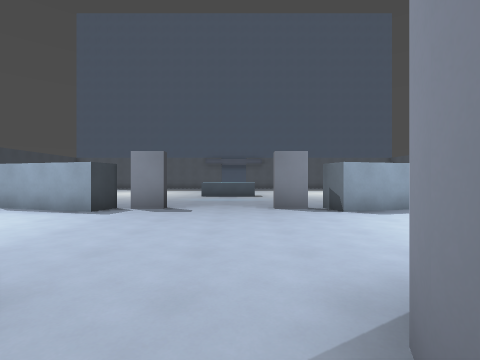
view 1 (above)

24 first-person views from a walk through a 3-D level made in the Godot game engine. The camera is 1.4 m above the floor, looks level and sees 85° across. The floor is counted in squares, 2 m on a side. Each view is taken from the middle of a square. On the plan, view 1 faces up. The plan holds only what a view shows up to about 9 squares ahead; the rest is blank. The place goes on beyond the plan.

view 2
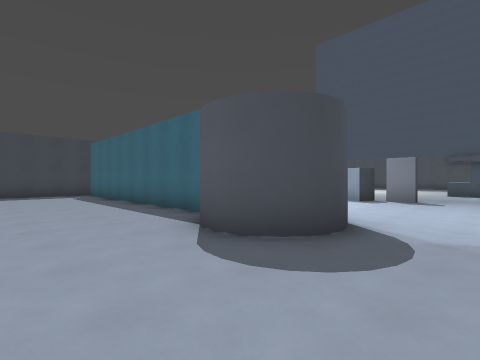

view 3
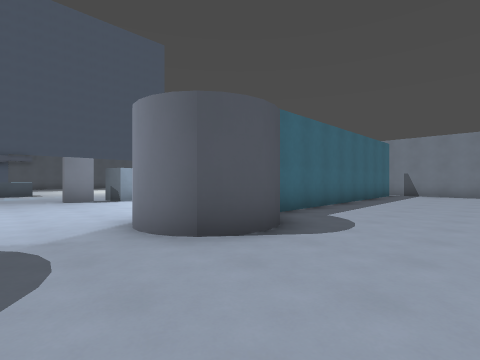

view 4
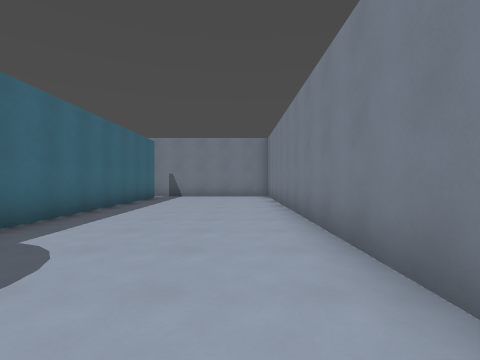

view 5
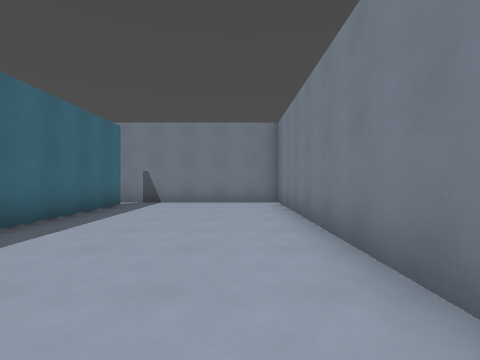

view 6
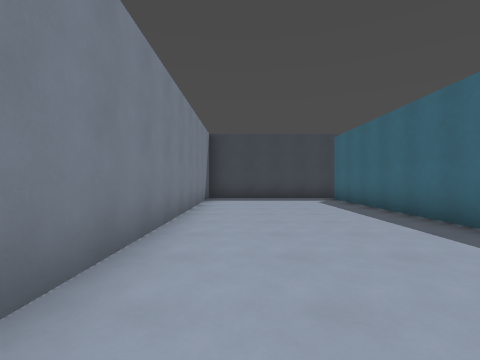

view 7
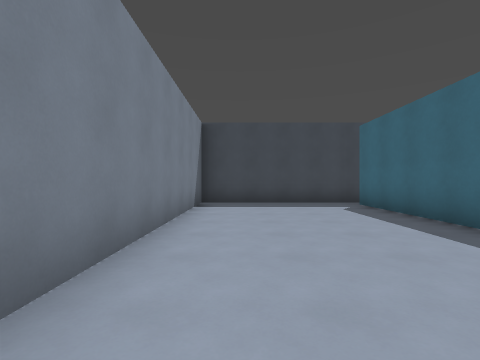

view 8
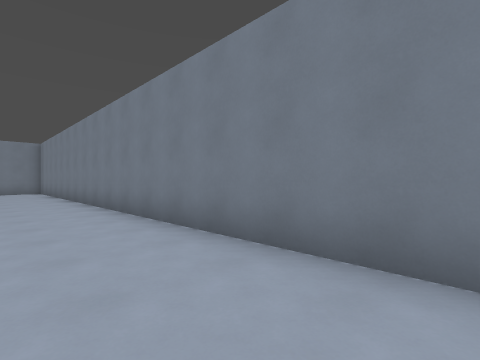

view 9
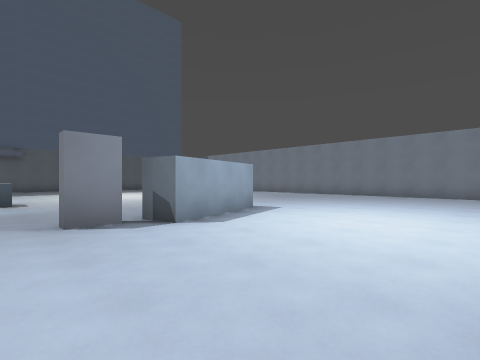

view 10
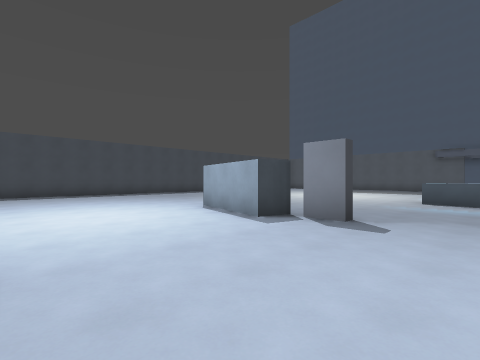

view 11
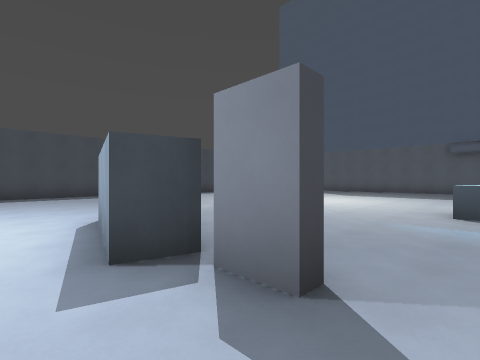

view 12
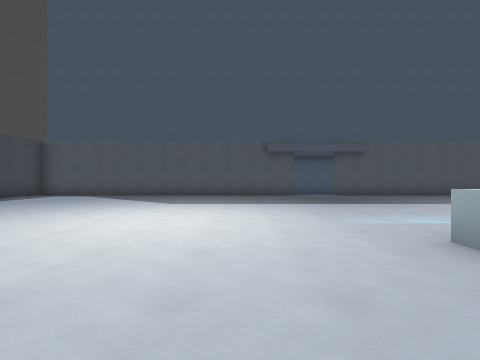

view 13
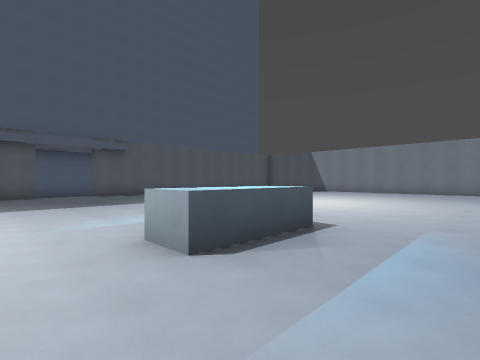

view 14
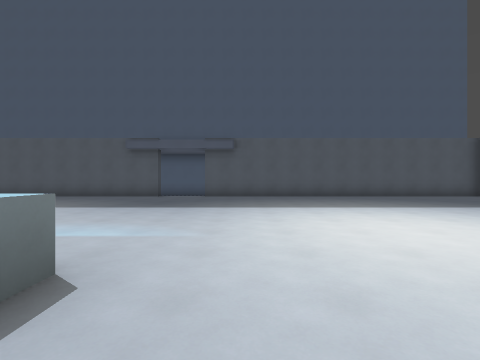

view 15
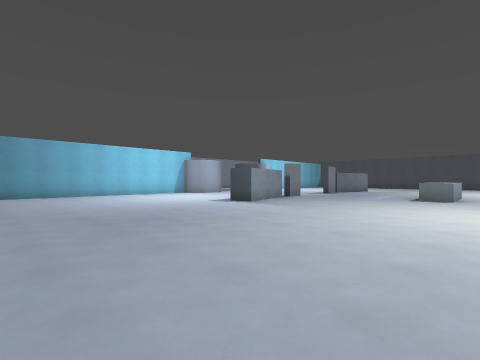

view 16
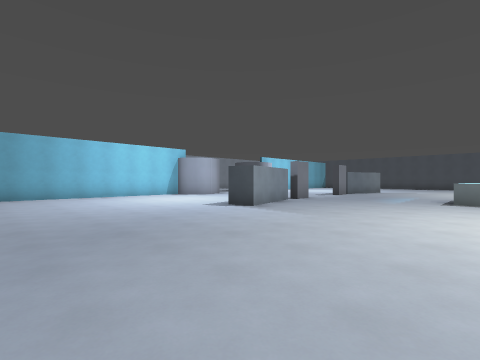

view 17
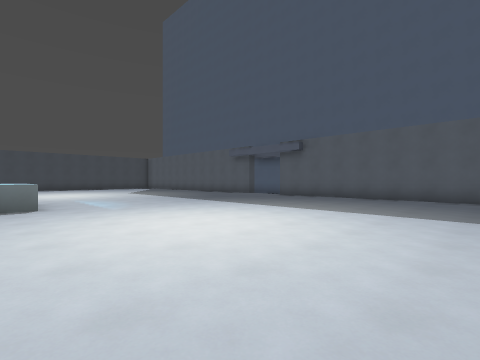

view 18
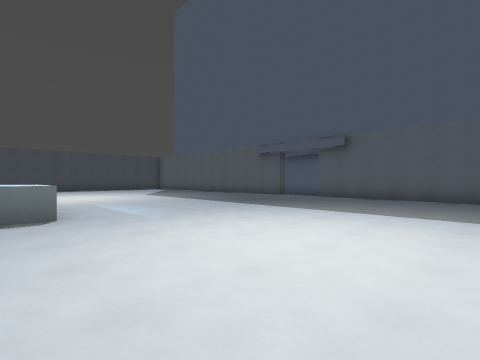

view 19
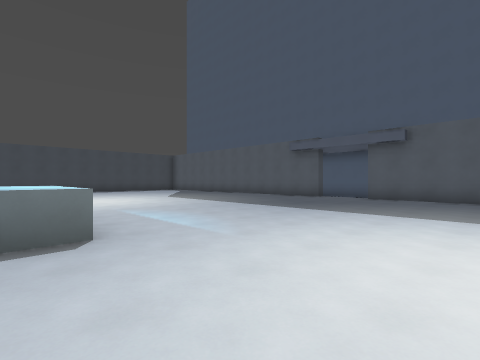

view 20
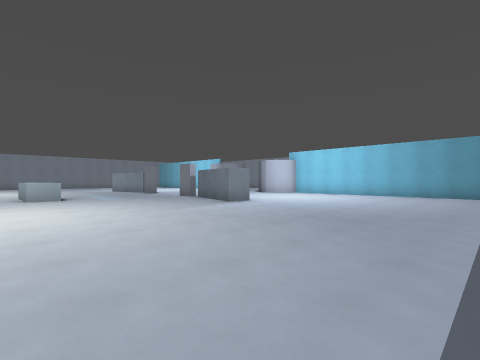

view 21
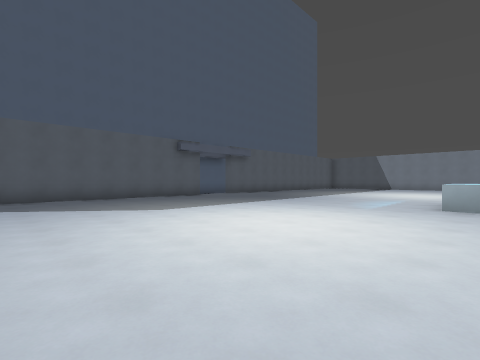

view 22
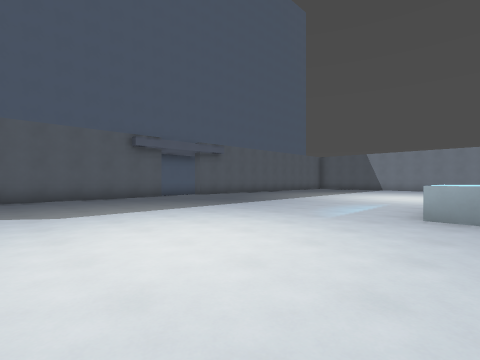

view 23
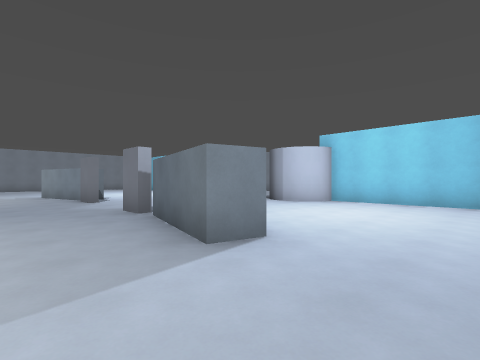

view 24
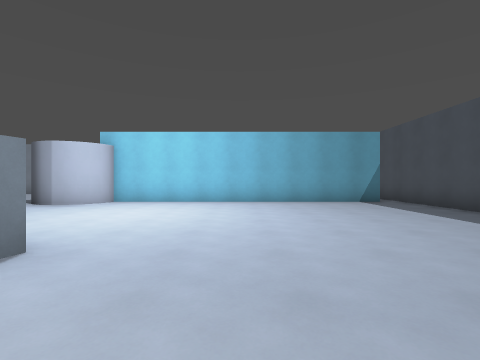

### Floor plan
Points are (right, up) in squares from view 1. A wall is a line through its corners. A room is listed if a view was taken in it or the views show most of it. See-through windows are left out.
Room 1 (views 1, 2, 3, 4, 5, 6, 7, 8)
walls: (-2.1, -0.5) (-2.6, -0.7) (-3.2, -0.6); (-1.5, 0.3) (-1.8, -0.2) (-2.4, -0.7); (0.7, -0.2) (0.6, 0.3); (0.6, 0.1) (0.5, 0.6); (-4.6, 0.4) (-12.5, 0.4); (-13.2, 0) (-13.2, -4.2) (12.2, -4.2) (12.2, 0.8); (11.5, 0.4) (3.6, 0.4)
ways out: opening at (-0.5, 0.5) to room 2
Room 2 (views 9, 10, 11, 12, 13, 14, 15, 16, 17, 18, 19, 20, 21, 22, 23, 24)
walls: (-2.7, 6.6) (-1.8, 6.6) (-1.8, 6.4) (-2.7, 6.4); (1.8, 6.4) (0.8, 6.4) (0.8, 6.6) (1.6, 6.6); (2.1, 6.5) (4.7, 7.2) (4.9, 6.5) (2.3, 5.8); (-3.3, 5.8) (-5.9, 6.5) (-5.7, 7.2) (-3.1, 6.5); (-3.5, 1.5) (-2.9, 1.7) (-2.3, 1.6); (-3.7, 1.3) (-3.1, 1.7); (-4.4, 21.2) (-8.6, 21.2); (7.6, 21.2) (1.4, 21.2); (8.6, 0.6) (9.5, 0.6); (-13.2, 3.4) (-13.2, 0); (-12.5, 0.6) (-3.9, 0.6)
ways out: opening at (-0.5, 0.5) to room 1
objects: other object (-1, 11) to (0, 12)

Positions as (right, up) in squares from view 1, and headings:
1: (0, 0), facing up
2: (0, -3), facing up-left
3: (-1, -3), facing up-right
4: (1, -3), facing right
5: (4, -3), facing right
6: (-3, -3), facing left
7: (-5, -3), facing left
8: (-4, -2), facing down-right
9: (0, 2), facing up-right
10: (0, 2), facing up-left
11: (-1, 5), facing up-left
12: (-4, 9), facing up
13: (-3, 9), facing up-right
14: (2, 10), facing up
15: (11, 13), facing down-left
16: (10, 12), facing down-left
17: (8, 11), facing up-left
18: (6, 11), facing up-left
19: (4, 11), facing up-left
20: (-12, 13), facing down-right
21: (-9, 11), facing up-right
22: (-7, 11), facing up-right
23: (-8, 9), facing down-right
24: (-8, 9), facing down
